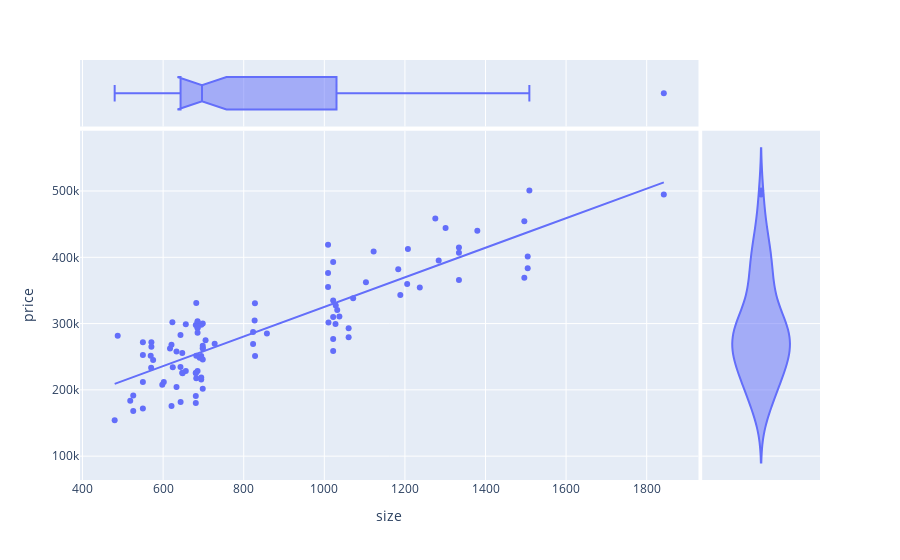

Notebook cell for this chart:
### Code cell
import plotly.express as px

fig = px.scatter(data, x='size', y="price", marginal_y="violin", marginal_x="box", trendline="ols")
fig.show()
